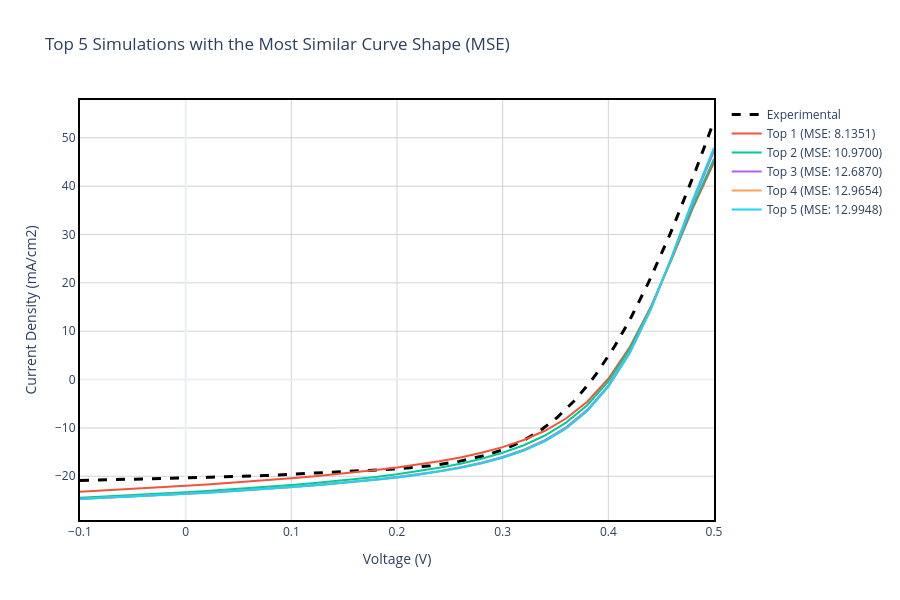

Notebook source saved alongside this figure:
### Markdown cell above
## Section 5: Shape-Based Comparison Using Mean Squared Error (MSE)

### Motivation
While parameter-based matching identifies designs meeting target specifications, it does not guarantee realistic device physics. Two J-V curves can have identical parameters but very different shapes, indicating different dominant loss mechanisms. This section employs a **shape-matching algorithm** to identify simulations whose curve morphology most closely resembles the experimental measurement.

### Mathematical Approach
For each simulation, we:

1. **Interpolate** the simulated J-V curve to the exact voltages measured in the experiment
2. **Calculate Mean Squared Error** in the overlapping voltage range:

$$\text{MSE} = \frac{1}{N} \sum_{i=1}^{N} \left(J_i^{exp} - J_i^{sim}(V_i)\right)^2$$

where $J^{exp}$ is experimental current density at measured voltages, $J^{sim}(V_i)$ is interpolated simulated current density at those same voltages, and $N$ is the number of measurement points.

3. **Identify** the top 5 simulations with **lowest MSE** values

### Interpretation
Lower MSE values indicate better agreement in curve shape. This metric is sensitive to:
- The "knee" or transition region of the J-V curve (determined by series/shunt resistance and ideality factors)
- Overall current deficit and voltage losses
- Non-ideal behavior like S-shaped curves or kinks caused by interface barriers

### Comparison with Parameter-Based Matching
- **Parameter-based**: Focuses on specific values ($V_{oc}$, $J_{sc}$, $FF$, $\eta$)
- **Shape-based (MSE)**: Focuses on the entire curve morphology and transition characteristics

Together, these approaches provide complementary insights into which simulations best capture experimental device behavior.

### Code cell
for d in scaps_data:
    v_sim = d['v(V)']
    j_sim = d['jtot(mA/cm2)']
    
    # Create an interpolator to compare with the exact voltages measured in the lab
    interp_func = interp1d(v_sim, j_sim, kind='linear', fill_value="extrapolate")
    
    # Evaluate only in the overlapping region (common Voltage Range)
    v_min, v_max = max(v_sim.min(), exp_data['v(V)'].min()), min(v_sim.max(), exp_data['v(V)'].max())
    valid_exp = exp_data[(exp_data['v(V)'] >= v_min) & (exp_data['v(V)'] <= v_max)]
    
    if len(valid_exp) > 5:
        j_sim_interp = interp_func(valid_exp['v(V)'])
        mse = mean_squared_error(valid_exp['jtot(mA/cm2)'], j_sim_interp)
        d['mse'] = mse
    else:
        d['mse'] = float('inf')

top_5_mse = sorted(scaps_data, key=lambda x: x.get('mse', float('inf')))[:5]

# Print MSE-based ranking for top 5 matches to terminal
print("\n" + "="*120)
print("TOP 5 MSE MATCHES - SHAPE COMPARISON RESULTS")
print("="*120)
for i, d in enumerate(top_5_mse):
    print(f"\n🔍 Top {i+1} (MSE: {d['mse']:.6f}) - {d['label']}")
    print(f"   Batch Parameters: {d['batch_params']}")
    print(f"   Voc: {d['Voc']:.6f} V | Jsc: {d['Jsc']:.4f} mA/cm² | FF: {d['FF']:.4f} % | η: {d['eta']:.4f} %")
print("="*120)

# ------------------ PLOT 4: TOP 5 VS EXPERIMENTAL (MSE SHAPE) ------------------
fig4 = go.Figure()
fig4.add_trace(go.Scatter(
    x=exp_data['v(V)'], y=exp_data['jtot(mA/cm2)'], 
    mode='lines', name='Experimental', line=dict(color='black', dash='dash', width=3)
))

for i, d in enumerate(top_5_mse):
    v_filtered = d['v(V)']
    j_filtered = d['jtot(mA/cm2)']
    
    hover_text = f"<b>{d['label']}</b><br>MSE: {d['mse']:.4f}"
    fig4.add_trace(go.Scatter(
        x=v_filtered, y=j_filtered, mode='lines', 
        name=f"Top {i+1} (MSE: {d['mse']:.4f})", hoverinfo='text', hovertext=hover_text
    ))

fig4.update_xaxes(showline=True, linewidth=2, linecolor='black', mirror=True)
fig4.update_yaxes(showline=True, linewidth=2, linecolor='black', mirror=True)
fig4.update_layout(
    title='Top 5 Simulations with the Most Similar Curve Shape (MSE)',
    xaxis_title='Voltage (V)', yaxis_title='Current Density (mA/cm2)',
    hovermode='closest', template='plotly_white', width=900, height=600,
    plot_bgcolor='white',
    xaxis=dict(showgrid=True, gridwidth=1, gridcolor='lightgray'),
    yaxis=dict(showgrid=True, gridwidth=1, gridcolor='lightgray')
)
fig4.show()
fig4.write_image(os.path.join(plots_dir, 'Top5_MSE_Shape.png'), width=900, height=600)
print(f"✅ Saved Plot 4 to {plots_dir}/Top5_MSE_Shape.png")

### Figure 1 — Plotly figure (JSON) as saved in the notebook; plotly's stock layout.template omitted (floating-point values rounded to 4 significant figures; data arrays with more than 128 entries replaced by an {"elided": "..."} marker saying what was removed)
{"data": [{"line": {"color": "black", "dash": "dash", "width": 3}, "mode": "lines", "name": "Experimental", "type": "scatter", "x": {"elided": "200 float values"}, "y": {"elided": "200 float values"}}, {"hoverinfo": "text", "hovertext": "<b>Defect Density = 1.000e+19</b><br>MSE: 8.1351", "mode": "lines", "name": "Top 1 (MSE: 8.1351)", "type": "scatter", "x": [-0.1, -0.08, -0.06, -0.04, -0.02, 0.0, 0.02, 0.04, 0.06, 0.08, 0.1, 0.12, 0.14, 0.16, 0.18, 0.2, 0.22, 0.24, 0.26, 0.28, 0.3, 0.32, 0.34, 0.36, 0.38, 0.4, 0.42, 0.44, 0.46, 0.48, 0.5], "y": [-23.17, -22.95, -22.72, -22.48, -22.23, -21.96, -21.68, -21.38, -21.07, -20.74, -20.39, -20.02, -19.62, -19.19, -18.71, -18.19, -17.59, -16.91, -16.11, -15.15, -13.98, -12.5, -10.59, -8.047, -4.585, 0.1671, 6.605, 14.95, 24.92, 35.45, 44.92]}, {"hoverinfo": "text", "hovertext": "<b>Defect Density = 1.000e+18</b><br>MSE: 10.9700", "mode": "lines", "name": "Top 2 (MSE: 10.9700)", "type": "scatter", "x": [-0.1, -0.08, -0.06, -0.04, -0.02, 0.0, 0.02, 0.04, 0.06, 0.08, 0.1, 0.12, 0.14, 0.16, 0.18, 0.2, 0.22, 0.24, 0.26, 0.28, 0.3, 0.32, 0.34, 0.36, 0.38, 0.4, 0.42, 0.44, 0.46, 0.48, 0.5], "y": [-24.43, -24.23, -24.01, -23.79, -23.55, -23.3, -23.04, -22.76, -22.46, -22.15, -21.81, -21.45, -21.05, -20.61, -20.13, -19.59, -18.97, -18.25, -17.4, -16.38, -15.13, -13.57, -11.56, -8.905, -5.309, -0.3988, 6.228, 14.8, 25.04, 35.86, 45.62]}, {"hoverinfo": "text", "hovertext": "<b>Defect Density = 1.000e+17</b><br>MSE: 12.6870", "mode": "lines", "name": "Top 3 (MSE: 12.6870)", "type": "scatter", "x": [-0.1, -0.08, -0.06, -0.04, -0.02, 0.0, 0.02, 0.04, 0.06, 0.08, 0.1, 0.12, 0.14, 0.16, 0.18, 0.2, 0.22, 0.24, 0.26, 0.28, 0.3, 0.32, 0.34, 0.36, 0.38, 0.4, 0.42, 0.44, 0.46, 0.48, 0.5], "y": [-24.67, -24.47, -24.27, -24.06, -23.83, -23.6, -23.35, -23.09, -22.81, -22.52, -22.2, -21.87, -21.5, -21.1, -20.66, -20.16, -19.59, -18.93, -18.14, -17.19, -16.0, -14.49, -12.52, -9.876, -6.248, -1.237, 5.596, 14.52, 25.28, 36.77, 47.23]}, {"hoverinfo": "text", "hovertext": "<b>Defect Density = 1.000e+16</b><br>MSE: 12.9654", "mode": "lines", "name": "Top 4 (MSE: 12.9654)", "type": "scatter", "x": [-0.1, -0.08, -0.06, -0.04, -0.02, 0.0, 0.02, 0.04, 0.06, 0.08, 0.1, 0.12, 0.14, 0.16, 0.18, 0.2, 0.22, 0.24, 0.26, 0.28, 0.3, 0.32, 0.34, 0.36, 0.38, 0.4, 0.42, 0.44, 0.46, 0.48, 0.5], "y": [-24.69, -24.5, -24.3, -24.09, -23.87, -23.63, -23.38, -23.12, -22.85, -22.56, -22.25, -21.92, -21.56, -21.16, -20.73, -20.24, -19.68, -19.03, -18.25, -17.31, -16.15, -14.66, -12.71, -10.08, -6.467, -1.453, 5.415, 14.43, 25.36, 37.1, 47.86]}, {"hoverinfo": "text", "hovertext": "<b>Defect Density = 1.000e+15</b><br>MSE: 12.9948", "mode": "lines", "name": "Top 5 (MSE: 12.9948)", "type": "scatter", "x": [-0.1, -0.08, -0.06, -0.04, -0.02, 0.0, 0.02, 0.04, 0.06, 0.08, 0.1, 0.12, 0.14, 0.16, 0.18, 0.2, 0.22, 0.24, 0.26, 0.28, 0.3, 0.32, 0.34, 0.36, 0.38, 0.4, 0.42, 0.44, 0.46, 0.48, 0.5], "y": [-24.7, -24.5, -24.3, -24.09, -23.87, -23.63, -23.39, -23.13, -22.85, -22.56, -22.25, -21.92, -21.56, -21.17, -20.74, -20.25, -19.69, -19.04, -18.26, -17.33, -16.16, -14.68, -12.73, -10.1, -6.492, -1.478, 5.393, 14.42, 25.37, 37.14, 47.94]}], "layout": {"height": 600, "hovermode": "closest", "plot_bgcolor": "white", "title": {"text": "Top 5 Simulations with the Most Similar Curve Shape (MSE)"}, "width": 900, "xaxis": {"gridcolor": "lightgray", "gridwidth": 1, "linecolor": "black", "linewidth": 2, "mirror": true, "showgrid": true, "showline": true, "title": {"text": "Voltage (V)"}}, "yaxis": {"gridcolor": "lightgray", "gridwidth": 1, "linecolor": "black", "linewidth": 2, "mirror": true, "showgrid": true, "showline": true, "title": {"text": "Current Density (mA/cm2)"}}}}
